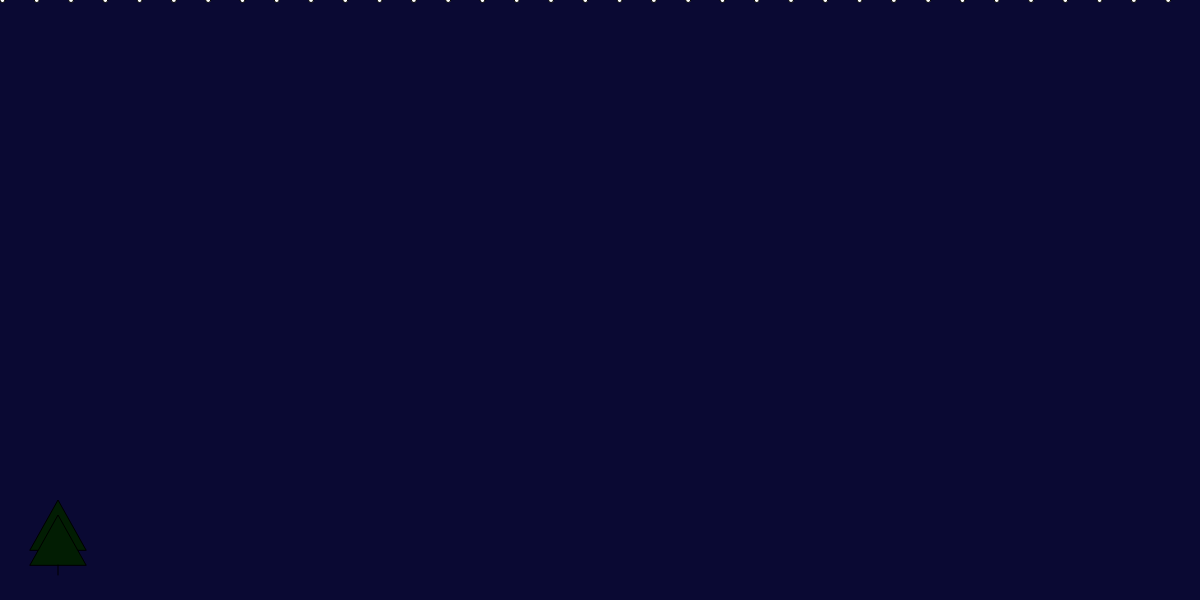
Frame 1 (no input)
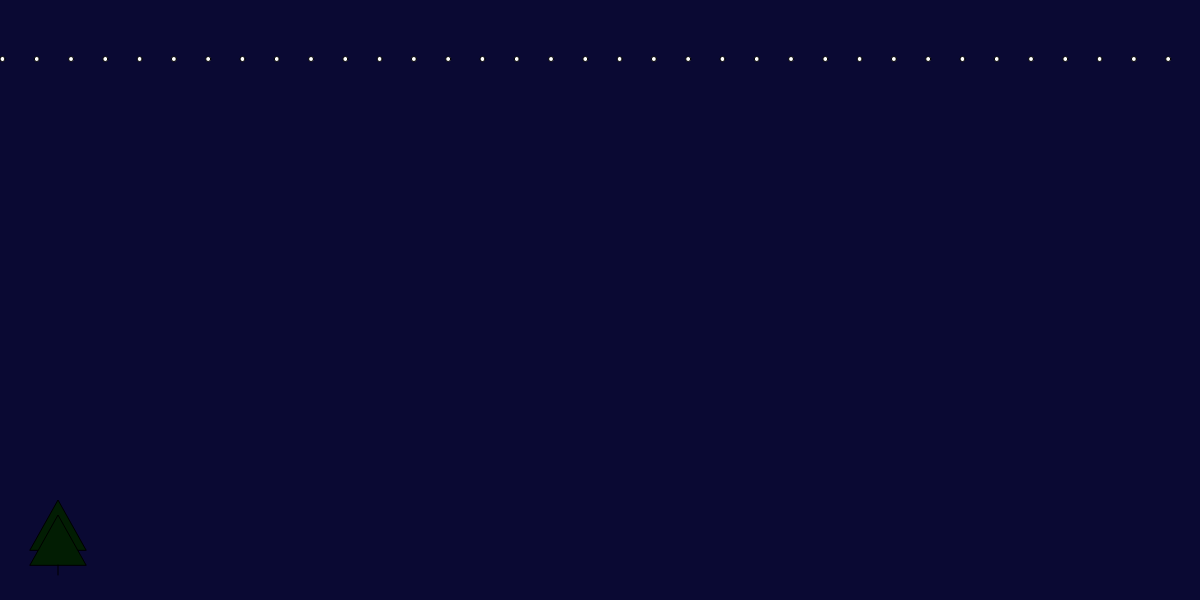
Frame 60 (no input)
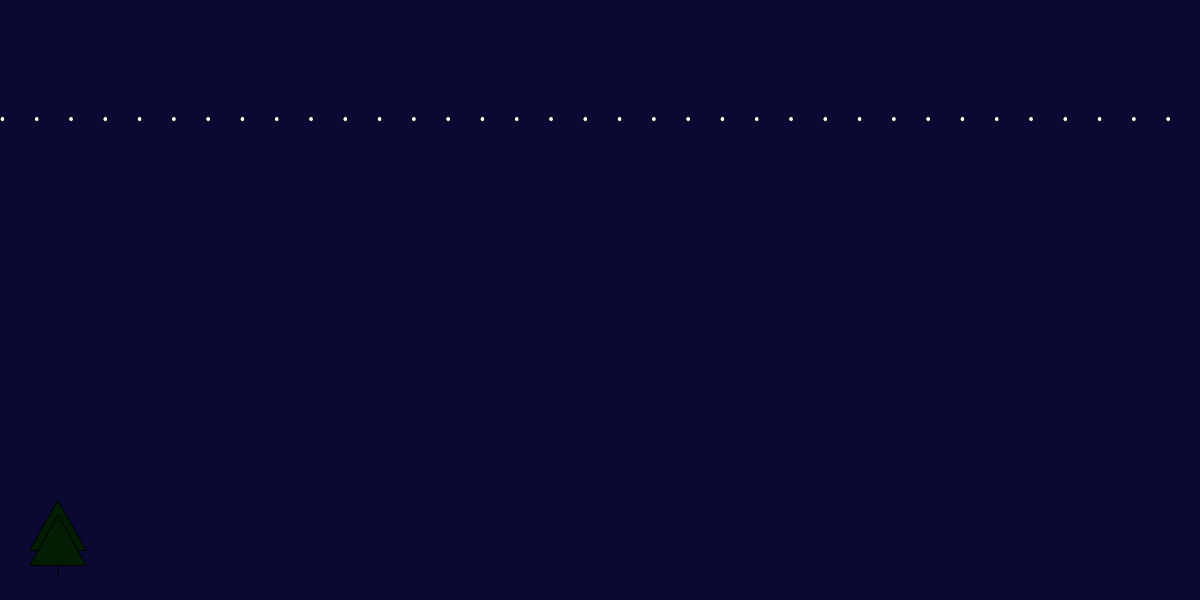
Frame 120 (the mouse pressed at the canvas centre since frame 60)

The p5.js sketch that drew these frames (run headless with seeded random() and noise() and a simulated clock; from frame 60 on, the mouse is pressed at the canvas centre):

// p5.js sketch
// ── sketch.js
/**
 * @Author: Michael Musick <michaelmusick>
 * @Date:   10-20-2017
 * @Email:  michael.musick@umontana.edu
 * @Last modified date: 10-20-2017
 */


function setup() {
    createCanvas(windowWidth, 600);
}


// using 'let' instead of 'var'
let pos_x = 0;
let pos_y = 0;
let d = 5;
let r = d / 2;
let X = 30;
let V = 58;
let G = 86;
let L = 550;
let K = 500; //center point of triangle
let F = 515; // center point of triangle2
let B = 565;
let A = 575;

function draw() {
    background('rgb(10, 9, 51)');

// draw a green tree at bottom on screen

    fill('rgb(2, 29, 3)');
    triangle(X, L, V, K, G, L);
    triangle(X, B, V, F, G, B);
    line(V ,B ,V ,A );

// snow falling ***********************************

    fill('white');

// USE A LOOP ****************************

    for (var i = 0; i < 35; i++) {

// find the x_pos

    pos_x = width * i / 35 + r;

// draw the snow flakes

    ellipse(pos_x, pos_y, d);
    }

    pos_y++;
    if (pos_y > height) {
        pos_y = 0;
    }

}
